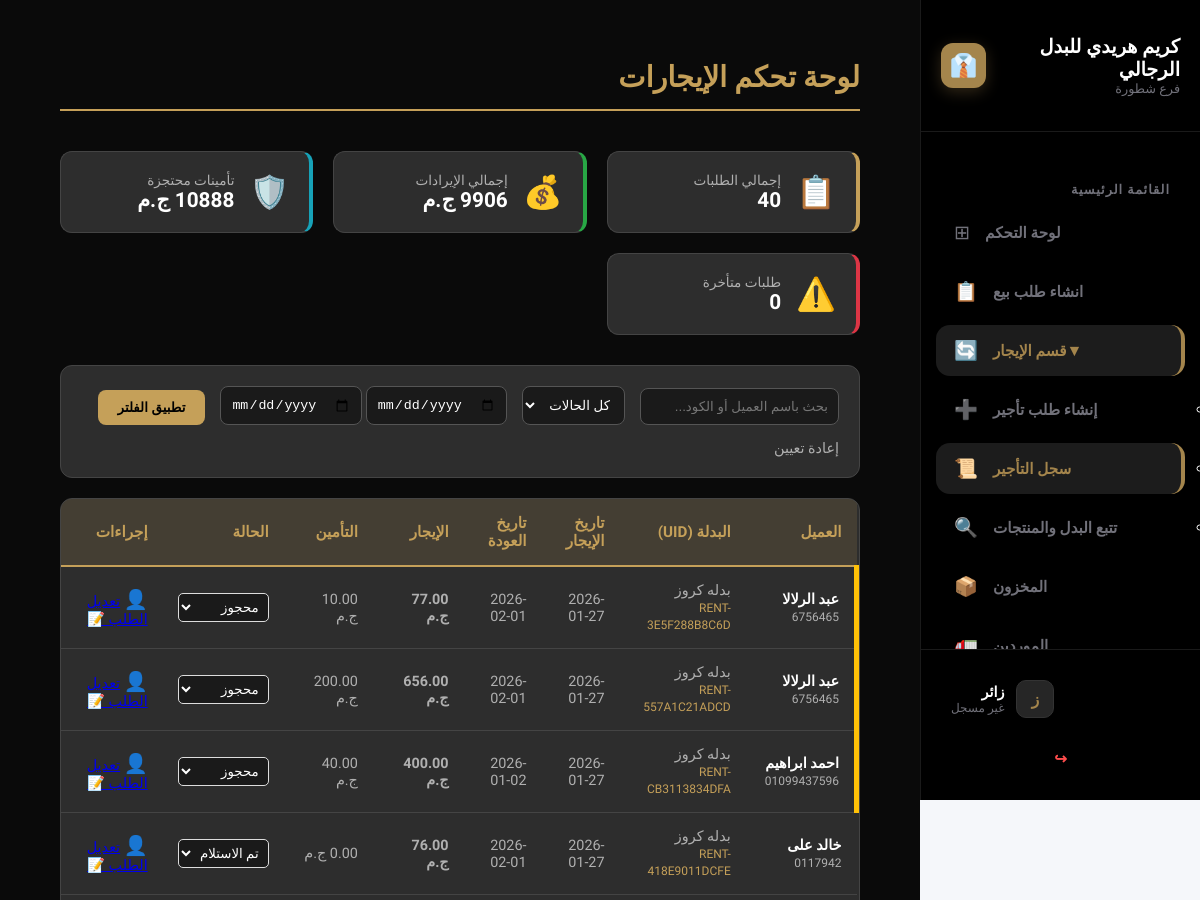
The app's page /pos/rental_items/ (upper part), older data.
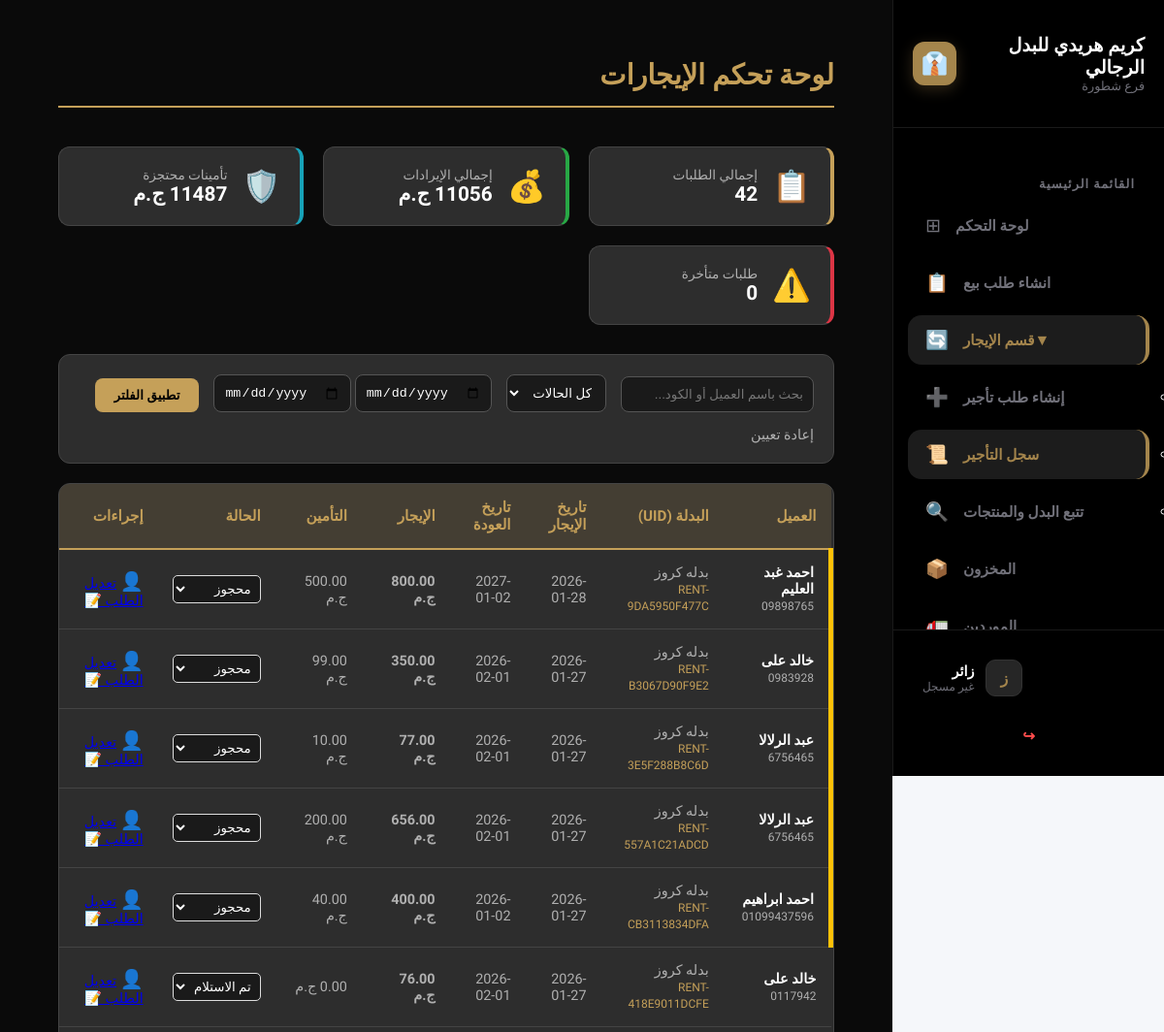
The same page, newer data.
### pos/models.py (models this page shows, shortened)
class RentalOrder(models.Model):
    customer = models.ForeignKey(
        Customer,
        on_delete=models.CASCADE,
        verbose_name="العميل"
    )
    item = models.ForeignKey(
        RentalItem,
        on_delete=models.CASCADE,
        verbose_name="البدلة"
    )
    rental_date = models.DateField(
        verbose_name="تاريخ الحجز / الخروج"
    )
    return_date = models.DateField(
        verbose_name="تاريخ العودة المتوقع"
    )
    size = models.ForeignKey(
        Size_choices,
        on_delete=models.CASCADE,
        verbose_name="المقاس"
    )
    pants_size = models.CharField(
        max_length=50,
        verbose_name="مقاس البنطلون"
    )
    color = models.ForeignKey(
        Colors_choices,
        on_delete=models.CASCADE,
        verbose_name="اللون"
    )
    actual_return_date = models.DateField(
        null=True,
        blank=True,
        verbose_name="تاريخ العودة الفعلي"
    )
    total_price = models.DecimalField(
        max_digits=10,
        decimal_places=2,
        verbose_name="قيمة الإيجار"
    )
    deposit_amount = models.DecimalField(
        max_digits=10,
        decimal_places=2,
        verbose_name="مبلغ التأمين"
    )
    status = models.ForeignKey(
        Rental_status_choices,
        on_delete=models.CASCADE,
        verbose_name="حالة البدلة",
        null=True,
        blank=True
    )
    notes = models.TextField(
        blank=True,
        null=True,
        verbose_name="ملاحظات (مقاسات، تعديلات)"
    )
    late_damage_penalty = models.DecimalField(
        max_digits=10,
        decimal_places=2,
        default=0,
        verbose_name="غرامة التأخير أو التلف",
        null=True,
        blank=True
    )

class Customer(models.Model):
    name = models.CharField(max_length=400, verbose_name="اسم العميل")
    mobil = models.CharField(max_length=15)
    address = models.CharField(max_length=1000, verbose_name="عنوان العميل")
    number_of_orders = models.PositiveIntegerField(default=0)

class RentalItem(models.Model):
    UID = models.CharField(max_length=50, unique=True, verbose_name="كود البدلة", editable=False)
    item = models.ForeignKey(InventoryItem, on_delete=models.CASCADE, verbose_name="البدلة", limit_choices_to={'is_rental': True})
    rental_count = models.PositiveIntegerField(default=0, verbose_name="عدد مرات الإيجار")
    profit = models.DecimalField(max_digits=10, decimal_places=2, default=0, verbose_name="الربح من الإيجار")
    status = models.ForeignKey(Rental_status_choices, on_delete=models.CASCADE, verbose_name="حالة البدلة", null=True, blank=True, default=1)

class InventoryItem(models.Model):
    name = models.CharField(max_length=200, verbose_name="اسم الصنف")
    category = models.ForeignKey(IngredientCategory, on_delete=models.CASCADE, related_name='items', verbose_name="الفئة")
    size = models.ForeignKey(Size_choices, on_delete=models.CASCADE, verbose_name="الحجم")
    color = models.ForeignKey(Colors_choices, on_delete=models.CASCADE, verbose_name="اللون")
    quantity = models.PositiveIntegerField(verbose_name="الكمية الحالية")
    min_limit = models.PositiveIntegerField(verbose_name="حد الطلب (الحد الأدنى)")
    unit = models.ForeignKey(Unit_choices, on_delete=models.CASCADE, verbose_name="الوحدة")
    unit_cost = models.DecimalField(max_digits=10, decimal_places=2, verbose_name="سعر الوحدة")
    supply_cost = models.DecimalField(max_digits=10, decimal_places=2, verbose_name="تكلفة التوريد")
    profit = models.DecimalField(max_digits=10, decimal_places=2, verbose_name="الربح المتوقع")
    updated_at = models.DateTimeField(auto_now=True, verbose_name="آخر تحديث")
    Supplier = models.ForeignKey(Supplier, on_delete=models.CASCADE, verbose_name="المورد")
    is_rental = models.BooleanField(default=False, verbose_name="هل الصنف للإيجار؟")
    rental_code = models.CharField(max_length=20, unique=True, null=True, blank=True, editable=False, verbose_name="كود الصنف")

### categories/models.py (models this page shows, shortened)
class Rental_status_choices(models.Model):
    status = models.CharField (max_length=100, verbose_name="حالة ايجار المنتج")

### pos/views.py (the view)
# urls.py: path('rental_items/', views.all_rental_items, name='all_rental_items'),
def all_rental_items(request):
    search_query = request.GET.get('search_id', '')
    status_filter = request.GET.get('status_filter', '')
    start_date = request.GET.get('start_date')
    end_date = request.GET.get('end_date')
    items = RentalOrder.objects.select_related('customer', 'item__item', 'status').all().order_by('-id')
    if search_query:
        items = items.filter(
            Q(id__icontains=search_query) |
            Q(customer__name__icontains=search_query) |
            Q(item__UID__icontains=search_query)
        )
    if status_filter:
        items = items.filter(status_id=status_filter)
    if start_date and end_date:
        items = items.filter(rental_date__range=[start_date, end_date])
    stats = {
        'total_orders': items.count(),
        'total_revenue': items.aggregate(Sum('total_price'))['total_price__sum'] or 0,
        'total_deposit': items.aggregate(Sum('deposit_amount'))['deposit_amount__sum'] or 0,
        'late_count': items.filter(status__status__icontains="متاخر").count(),
    }
    all_statuses = Rental_status_choices.objects.all()
    return render(request, 'pos/rental_items_list.html', {
        'items': items,
        'all_statuses': all_statuses,
        'stats': stats,
        'status_filter': status_filter,
        'search_query': search_query,
        'start_date': start_date,
        'end_date': end_date
    })

### accounts/context_processors.py (called while the page is built)
def notifications_processor(request):
    if request.user.is_authenticated:
        notifications = Notification.objects.filter(user=request.user, is_deleted=False).order_by('-created_at')[:10]
    else:
        notifications = []
    return {'notifications': notifications}

### templates/pos/rental_items_list.html (shortened to what the changed rows need)
{% extends 'base.html' %}
{% load static %}
{% block extra_css %}
<link rel="stylesheet" href="{% static 'css/rental_items.css' %}">
{% endblock %}
{% block content %}
<div class="rental-container">
    <header class="page-header">
        <h2> لوحة تحكم الإيجارات</h2>
    </header>
    <div class="stats-grid">
        <div class="stat-card gold-border">
            <div class="stat-info">
                <span class="label">إجمالي الطلبات</span>
                <strong class="value">{{ stats.total_orders }}</strong>
            </div>
        </div>
        <div class="stat-card green-border">
            <div class="stat-info">
                <span class="label">إجمالي الإيرادات</span>
                <strong class="value">{{ stats.total_revenue }} ج.م</strong>
            </div>
        </div>
        <div class="stat-card blue-border">
            <div class="stat-info">
                <span class="label">تأمينات محتجزة</span>
                <strong class="value">{{ stats.total_deposit }} ج.م</strong>
            </div>
        </div>
    </div>
    <div class="rental-table-container">
        <table class="table" id="suitTable">
            <thead>
                <tr>
                    <th>العميل</th>
                    <th>البدلة (UID)</th>
                    <th>تاريخ الإيجار</th>
                    <th>تاريخ العودة</th>
                    <th>الإيجار</th>
                    <th>التأمين</th>
                    <th>الحالة</th>
                    <th>إجراءات</th>
                </tr>
            </thead>
            <tbody>
                {% for item in items %}
                <tr class="item-row row-{{ item.status.status }}">
                    <td>
                        <strong>{{ item.customer.name }}</strong>
                        <br><small>{{ item.customer.mobil }}</small>
                    </td>
                    <td>
                        {{ item.item.item.name }}
                        <br><small class="text-gold">{{ item.item.UID }}</small>
                    </td>
                    <td>{{ item.rental_date|date:"Y-m-d" }}</td>
                    <td class="{% if item.status.status == 'متأخر' %}text-danger fw-bold{% endif %}">
                        {{ item.return_date|date:"Y-m-d" }}
                    </td>
                    <td class="text-green">{{ item.total_price }} ج.م</td>
                    <td>{{ item.deposit_amount }} ج.م</td>
                    <td>
                        <form method="POST" action="{% url 'update_rental_status' item.id %}">
                            <select name="status_id" class="status-dropdown" onchange="this.form.submit()">
                                {% for status_choice in all_statuses %}
                                    <option value="{{ status_choice.id }}" {% if item.status.id == status_choice.id %}selected{% endif %}>
                                        {{ status_choice.status }}
                                    </option>
                                {% endfor %}
                            </select>
                        </form>
                    </td>
                    <td>
                        <a href="{% url 'customer_history' item.customer.id %}" class="btn-view" title="سجل العميل">👤</a>
                        <a href="{% url 'edit_rental_order' item.id %}" class="btn-edit">
                        </a>
                    </td>
                </tr>
                {% endfor %}
            </tbody>
        </table>
    </div>
</div>
{% endblock %}

Row changes from the older to the newer data that the page shows:
added RentalOrder: customer.name "احمد غبد العليم", customer.mobil "09898765", item.item.name "بدله كروز", item.UID "RENT-9DA5950F477C", rental_date "2026-01-28", return_date "2027-01-02", total_price "800.00", deposit_amount "500.00", status_id "محجوز"
added RentalOrder: customer.name "خالد على", customer.mobil "0983928", item.item.name "بدله كروز", item.UID "RENT-B3067D90F9E2", rental_date "2026-01-27", return_date "2026-02-01", total_price "350.00", deposit_amount "99.00", status_id "محجوز"
Text that changed along with them:
{{ stats.total_orders }}: "40" → "42"
{{ stats.total_revenue }}: "9906" → "11056"
{{ stats.total_deposit }}: "10888" → "11487"
